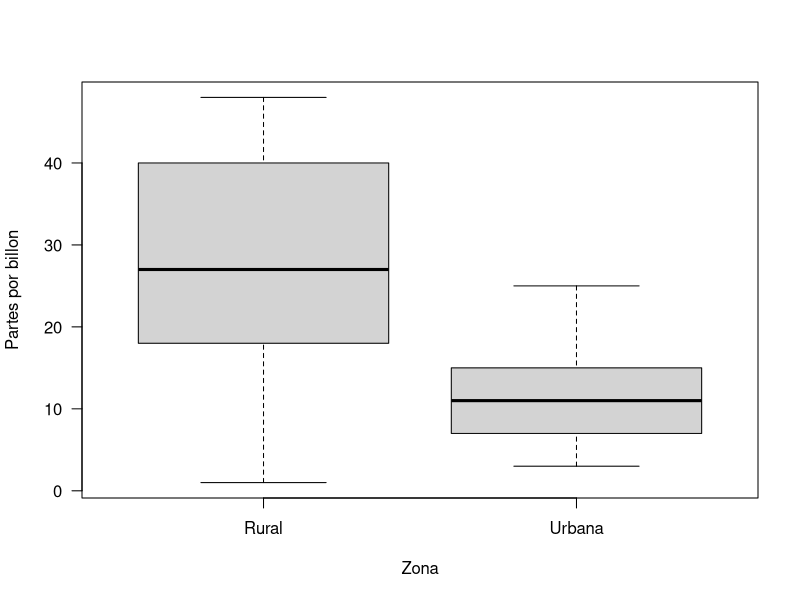

Write the R code that produced this figure.
## ---- chunk 1
data <- c(502, 501, 497, 491, 496, 501, 502, 500, 489, 490)
mu <- 500

x <- mean(data)
s <- sd(data)
n <- length(data)

t <- (x - mu) / (s / sqrt(n))
round(t, 2)
## ---- chunk 2
round(qt(0.025, 9), 2)
## ---- chunk 3
round(qt(0.975, 9), 2)
## ---- chunk 4
t.test(x = data, y = NULL, mu = 500, alternative = "two.sided", conf.level = 0.95)
## ---- chunk 5
mu <- 20000
n <- 100
x <- 19500
s <- 3900

Z <- (x - mu) / (s / sqrt(n))
round(Z, 2)
## ---- chunk 6
round(qnorm(0.97), 2)
## ---- chunk 7
p_value <- 1 - pnorm(Z)
round(p_value, 2)
## ---- chunk 8
p_hat <- 174 / 200
p <- 0.90
n <- 200
Z <- (p_hat - p) / sqrt((p * (1-p)) / n)

round(Z, 2)
## ---- chunk 9
round(qnorm(0.05), 2)
## ---- chunk 10
p_hat <- 170 / 200
p <- 0.90
n <- 200
Z <- (p_hat - p) / sqrt((p * (1-p)) / n)

round(Z, 2)
## ---- chunk 11
round(qnorm(0.05), 2)
## ---- chunk 12
data <- c(502, 501, 497, 491, 496, 501, 502, 500, 489, 490)
S <- sd(data)
n <- length(data)
var <- 40

chisq <- ((n - 1) * S**2) / var
round(chisq, 2)
## ---- chunk 13
round(qchisq(0.95, n-1), 2)
## ---- chunk 14
p_value <- 1 - pchisq(chisq, n-1)
round(p_value, 4)
## ---- chunk 15
data_u <- c(3, 7, 25, 10, 15, 6, 12, 25, 15, 7)
data_r <- c(48, 44, 40, 38, 33, 21, 20, 12, 1, 18)

var.test(x = data_u, y = data_r, ratio = 1, alternative = "two.sided", conf.level = 0.98)
## ---- chunk 16
data_u <- c(3, 7, 25, 10, 15, 6, 12, 25, 15, 7)
data_r <- c(48, 44, 40, 38, 33, 21, 20, 12, 1, 18)

data <- data.frame(ppb = c(data_u, data_r), zone = rep(c("Urbana", "Rural"), each = 10))
boxplot(ppb ~ zone, data = data, las = 1, xlab = "Zona", ylab = "Partes por billon")
## ---- chunk 17
t.test(x = data_r, y = data_u, alternative = "two.sided",
       mu = 0, var.equal = FALSE, conf.level = 0.94)
## ---- chunk 18
data_before <- c( rep(1, 75), rep(0, 1500-75) )
data_after <- c( rep(1, 80), rep(0, 2000-80) )

n1 <- 1500
n2 <- 2000
x1 <- mean(data_before)
x2 <- mean(data_after)
s1 <- sd(data_before)
s2 <- sd(data_after)

Z <- ((x1 - x2) - (0)) / sqrt(((s1**2)/n1) + ((s2**2)/n2))
round(Z, 2)
## ---- chunk 19
p_value <- 1 - pnorm(Z)
round(p_value, 4)
## ---- chunk 20
weight_before <- c(195, 213, 247, 201, 187, 210, 215, 246, 294, 310)
weight_after <- c(187, 195, 221, 190, 175, 197, 199, 221, 278, 285)

t.test(x = weight_before, y = weight_after, alternative = "greater",
       mu = 0, var.equal = TRUE, conf.level = 0.95)
## ---- chunk 21
mu <- 5.5
n <- 64
x <- 5.23
S <- 0.24

Z <- (x - mu) / (S / sqrt(n))
round(Z, 2)
## ---- chunk 22
round(qnorm(0.05), 2)
## ---- chunk 23
round(qnorm(0.95), 2)
## ---- chunk 24
mu <- 162.5
sigma <- 6.9
n <- 50
x <- 165.2

Z <- (x - mu) / (sigma / sqrt(n))
round(Z, 2)
## ---- chunk 25
p_value <- 2 * (1 - pnorm(Z))
round(p_value, 4)
## ---- chunk 26
n1 <- 30
s1 <- 10.5
n2 <- 30
s2 <- 10.2

k <- n1 + n2 - 2
sp <- sqrt(( (n1-1)*s1**2 + (n2-1)*s2**2 ) / k)
t <- ((34) - (0)) / (sp * sqrt(1/n1 + 1/n2))

round(t, 2)
## ---- chunk 27
p_value <- 1 - pt(t, n1 + n2 - 2)
p_value
## ---- chunk 28
n1 <- 25
x1 <- 20
s1 <- 1.5
n2 <- 25
x2 <- 12
s2 <- 1.25

k <- n1 + n2 - 2
sp <- sqrt(( (n1-1)*s1**2 + (n2-1)*s2**2 ) / k)
t <- ((x1 - x2) - (0)) / (sp * sqrt(1/n1 + 1/n2))

round(t, 2)
## ---- chunk 29
round(qt(0.97, 48), 2)
## ---- chunk 30
p_value <- 1 - pt(t, n1+n2-2)
round(p_value, 2)
## ---- chunk 31
mu <- 35
n <- 20
x <- 33.1
s <- 4.3

t <- (x - mu) / (s / sqrt(n))
round(t, 2)
## ---- chunk 32
round(qt(0.04, 19), 2)
## ---- chunk 33
n1 <- 25
sigma1 <- 5.2
x1 <- 81
n2 <- 36
sigma2 <- 3.4
x2 <- 76

Z <- ((x1 - x2) - (0)) / sqrt(sigma1**2/n1 + sigma2**2/n2)

round(Z, 2)
## ---- chunk 34
p_value <- 2 * (1 - pnorm(Z))
p_value
## ---- chunk 35
n1 <- 50
x1 <- 86.7
s1 <- 6.28
n2 <- 50
x2 <- 77.8
s2 <- 5.61

Z <- ((x1 - x2) - (12)) / sqrt(s1**2/n1 + s2**2/n2)
round(Z, 2)
## ---- chunk 36
round(qnorm(0.05), 2)
## ---- chunk 37
# Con el incremento
n1 <- 12
x1 <- 8.8
s1 <- 1.2
# Sin el incremento
n2 <- 15
x2 <- 7.5
s2 <- 1.5

k <- n1 + n2 - 2
sp <- sqrt(( (n1-1)*s1**2 + (n2-1)*s2**2 ) / k)
t <- ((x1 - x2) - (0.5)) / (sp * sqrt(1/n1 + 1/n2))

round(t, 2)
## ---- chunk 38
round( qt(0.99, n1+n2-2), 2)
## ---- chunk 39
n1 <- 120
n2 <- 280
x1 <- 29 / n1
x2 <- 56 / n2
with_med <- c( rep(1, 29), rep(0, n1-29) )
without_med <- c( rep(1, 56), rep(0, n2-56) )
s1 <- sd(with_med)
s2 <- sd(without_med)

Z <- ((x1 - x2) - (0)) / sqrt(((s1**2)/n1) + ((s2**2)/n2))
round(Z, 2)
## ---- chunk 40
p_value <- 1 - pnorm(Z)
round( p_value, 2 )
## ---- chunk 41
data <- c(10.2, 9.7, 10.1, 10.3, 10.1, 9.8, 9.9, 10.4, 10.3, 9.8) 
n <- 10
s_square <- var(data)
sigma_square <- 0.03

chisq <- ((n - 1) * s_square) / sigma_square
round(chisq, 2)
## ---- chunk 42
p_value <- (1 - pchisq(chisq, n-1)) + pchisq(-chisq, n-1)
round(p_value, 2)
## ---- chunk 43
sigma_square <- 1.15
n <- 25
s_square <- 2.03

chisq <- ((n - 1) * s_square) / sigma_square
round(chisq, 2)
## ---- chunk 44
round( qchisq(0.95, n-1), 2 )
## ---- chunk 45
p_value <- 1 - pchisq(chisq, n-1)
round(p_value, 2)
